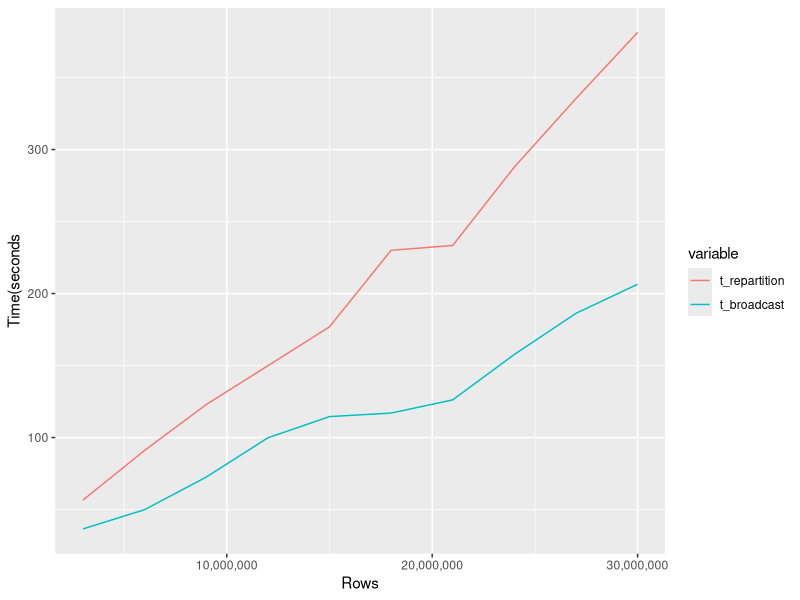
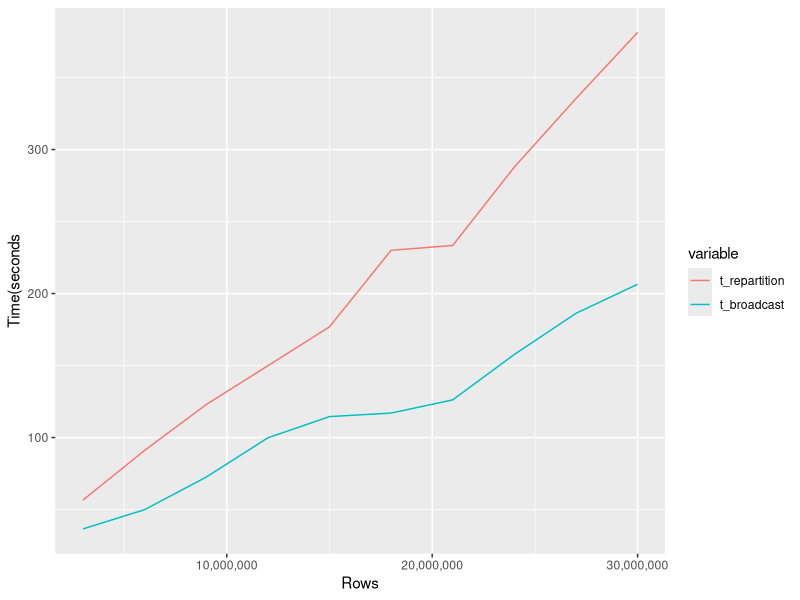

These charts were generated, in order, by the following R code:
library(ggplot2)
library(reshape2)

data <- read.csv("broadcast_vs_repartition_single_input.csv");
data$t_repartition <- data$t_repartition / 1000000000 # ns to s
data$t_broadcast <- data$t_broadcast / 1000000000

d <- melt(data[,c("rows", "t_repartition","t_broadcast")], id=c("rows"));

ggplot(d) + geom_line(aes(x=rows, y=value, color=variable)) +
  labs(x = "Rows", y = "Time(seconds") +
  scale_x_continuous(labels=scales::comma)

ggsave("broadcast_vs_repartition_single_input.pdf")